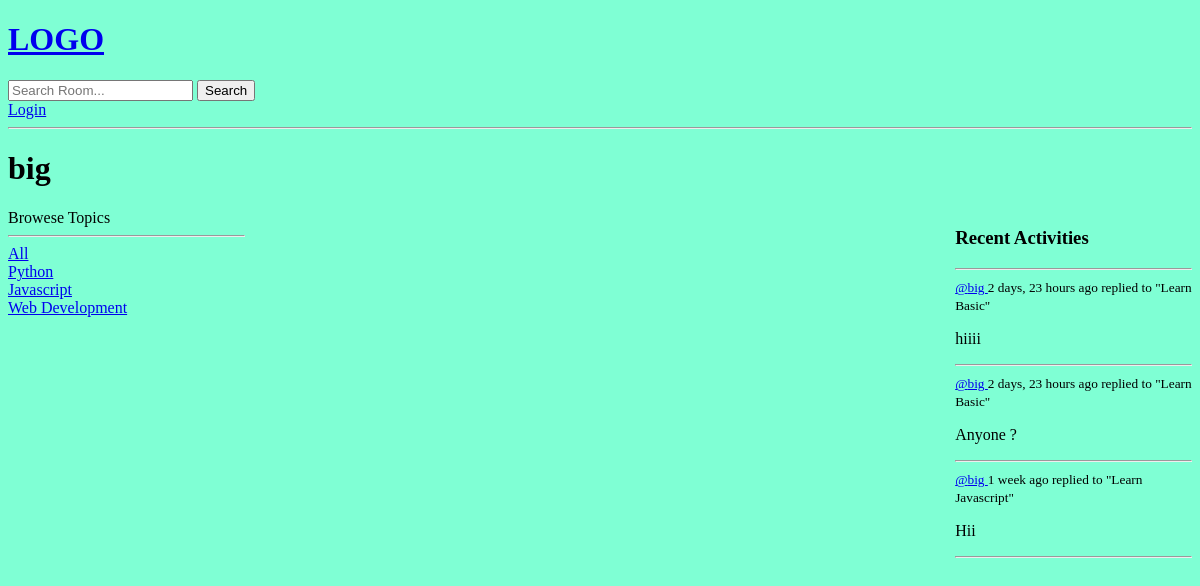
/profile/2/, run on an earlier commit of the app's database.
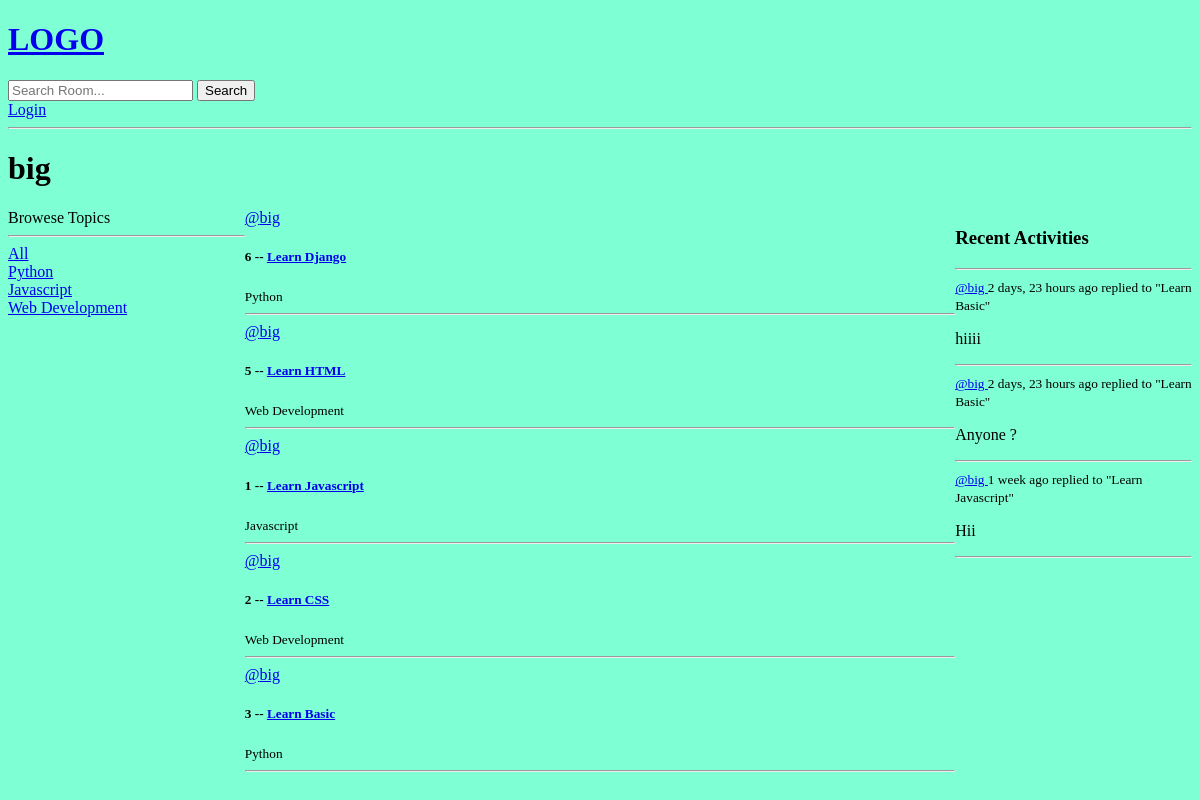
And on a later commit of the database.
### base/models.py (models this page shows, shortened)
class Topic(models.Model):
    name = models.CharField(max_length=200)

class Message(models.Model):
    user = models.ForeignKey(User, on_delete=models.CASCADE)
    room = models.ForeignKey(Room, on_delete=models.CASCADE)
    body = models.TextField()
    updated = models.DateTimeField(auto_now=True)
    created = models.DateTimeField(auto_now_add=True)
    class Meta:
        ordering = ["-updated", "-created"]

class Room(models.Model):
    host = models.ForeignKey(User, on_delete=models.SET_NULL, null=True)
    topic = models.ForeignKey(Topic, on_delete=models.SET_NULL, null=True)
    name = models.CharField(max_length=200)
    description = models.TextField(blank=True, null=True)
    participants = models.ManyToManyField(User, related_name="participants", blank=True)
    updated = models.DateTimeField(auto_now=True)
    created = models.DateTimeField(auto_now_add=True)
    class Meta:
        ordering = ["-updated", "-created"]
    def __str__(self):
        return self.name

### base/views.py (the view)
# urls.py: path('profile/<str:pk>/', views.userProfile, name='user-profile'),
def userProfile(request, pk):
    user = User.objects.get(id=pk)
    rooms = user.room_set.all()
    room_messages = user.message_set.all()
    topics = Topic.objects.all()
    context = {
        "user": user,
        "rooms": rooms,
        "room_messages": room_messages,
        "topics": topics,
    }
    return render(request, "base/profile.html", context)

### base/templates/base/profile.html (shortened to what this page needs)
{% extends 'main.html' %}
{% block content %}
<h1>{{ user.username }}</h1>
<div class="profile-container" >
    <div>
        {% include 'base/topics_component.html' %}
    </div>
    <div>
        {% include 'base/feed_component.html' %}
    </div>
    <div>
        {% include 'base/activity_component.html' %}
    </div>
</div>
{% endblock content %}

### base/templates/base/topics_component.html
<div>Browese Topics</div>
<hr />
<div>
  <a href="{% url 'home' %}"> All </a>
</div>
{% for topic in topics %}
<div>
  <a href="{% url 'home' %}?q={{topic.name}}"> {{ topic.name }} </a>
</div>
{% endfor %}

### base/templates/base/feed_component.html (shortened to what this page needs)
<div>
  {% for room in rooms %}
  <div>
    <a href="{% url 'user-profile' room.host.id %}">@{{ room.host.username }}</a>
    <h5>
      {{ room.id }} --
      <a href="{% url 'room' room.id %}">{{ room.name }}</a>
    </h5>
    <small>{{ room.topic.name }}</small>
  </div>
  <hr />
  {% endfor %}
</div>

### base/templates/base/activity_component.html (shortened to what this page needs)
<h3>Recent Activities</h3>
<hr />
{% for message in room_messages %}
<div>
  <small>
    <a href="{% url 'user-profile' message.user.id %}">
      @{{ message.user.username }}
    </a>
    {{ message.created|timesince }} ago
  </small>
  <small>replied to "{{ message.room }}"</small>
  <p>{{ message.body }}</p>
</div>
<hr />
{% endfor %}

What changed in the data, as far as the page shows it:
added Room: host.username "big", id "6", name "Learn Django", topic.name "Python"
added Room: host.username "big", id "5", name "Learn HTML", topic.name "Web Development"
now on this page (row edited): Room: host.username "big", id "1", name "Learn Javascript", topic.name "Javascript"
now on this page (row edited): Room: host.username "big", id "2", name "Learn CSS", topic.name "Web Development"
now on this page (row edited): Room: host.username "big", id "3", name "Learn Basic", topic.name "Python"
